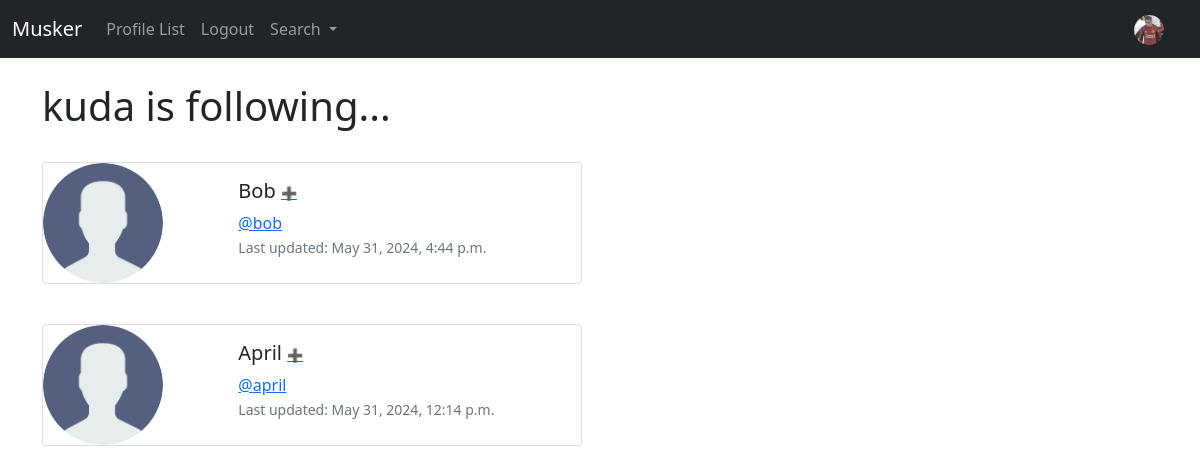
Page /profile/follows/1/ (signed in) on the committed database.
### musker/models.py (models this page shows, shortened)
class Profile(models.Model):
    user = models.OneToOneField(User,on_delete=models.CASCADE)
    follow = models.ManyToManyField("self",related_name='followed_by',symmetrical=False,blank=True)
    date_modified = models.DateTimeField(User,auto_now=True)
    profile_image = models.ImageField(null=True,blank=True,upload_to="images/")
    profile_bio =  models.CharField(null=True,blank=True,max_length=140)
    homepage_link = models.CharField(null=True,blank=True,max_length=140)
    facebook_link = models.CharField(null=True,blank=True,max_length=140)
    instagram_link = models.CharField(null=True,blank=True,max_length=140)

### musker/views.py (the view)
# urls.py: path('profile/follows/<int:pk>/',views.follows,name='follows'),
def follows(request,pk):
    if request.user.is_authenticated:
        if request.user.id == pk:
            profiles = Profile.objects.get(user__id = pk)
            return render(request,'follows.html',{'profiles':profiles})
        else:
            messages.success(request,'That is not your profile page...')
            return redirect('home')
    else:
        messages.success(request,'You must be logged in to view this page..')
        return redirect('home')

### musker/templates/follows.html
{% extends 'base.html'%}
{% load static %}
{%block content%}
<h1>{{request.user.username}} is following...</h1>
<br>
{% if profiles %}
    {%for profile in profiles.follow.all %}
    <div class="card mb-3" style="max-width: 540px;">
        <div class="row g-0">
          <div class="col-md-4">
            {% if profile.profile_image%}
              <img src="{{profile.profile_image.url}}" width="120" height="120" class="img-fluid rounded-circle" alt="profile image">
              {%else%}
              <img src="{%static 'images/user.png'%}" width="120" height="120" class="img-fluid rounded-circle" alt="profile image">
              {%endif%}
          </div>
          <div class="col-md-8">
            <div class="card-body">
              <h5 class="card-title">{{profile.user.username}}
                {% if profile in profile.follow.all %}
                <a href="{%url 'unfollow' profile.user.id %}" class="" style="font-size: 13px;">➖</a>
                {%else%}
                <a href="{%url 'follow' profile.user.id %}" class="" style="font-size: 13px;">➕</a>
                {%endif%}
              </h5>
              <a href="{%url 'profile' profile.user.id %}" class="card-text">@{{profile.user.username | lower}}</a>
              <p class="card-text"><small class="text-body-secondary text-muted">Last updated: {{profile.date_modified}}</small></p>
            </div>
          </div>
        </div>
      </div>
      <br>
    {%endfor%}
{%endif%}
{%endblock%}

### musker/templates/navbar.html (shortened to what this page needs)
{%load static%}
<nav class="navbar navbar-expand-lg navbar-dark bg-dark">
    <div class="container-fluid">
      <a class="navbar-brand" href="{%url 'home' %}">Musker</a>
      <div class="collapse navbar-collapse" id="navbarSupportedContent">
        <ul class="navbar-nav me-auto mb-2 mb-lg-0">
              <li class="nav-item">
                <a class="nav-link" href="{% url 'profile-list'%}">Profile List</a>
              </li>
              {%if user.is_authenticated %}
              <li class="nav-item">
                <a class="nav-link" href="{% url 'logout' %}">Logout</a>
              </li>
              {%endif%}
              <li class="nav-item dropdown">
                <a href="" class="nav-link dropdown-toggle" role="button" data-bs-toggle="dropdown" aria-expanded="false">
                    Search
                </a>
              </li>
        </ul>
        {% if user.is_authenticated %}
         <ul class="navbar-nav ml-auto">
          <li class="nav-link navbar-brand">
            {%if user.profile.profile_image %}
             <a href="{%url 'profile' request.user.id %}">
              <img src="{{user.profile.profile_image.url}}" width="30" height="30" class="rounded-circle" alt="profile image">
             </a>
             {%else%}
             <a href="{%url 'profile' request.user.id%}">
              <img src="{%static 'images/user.png'%}" width="30" height="30" alt="profile image">
             </a>
             {%endif%}
          </li>
         </ul>
        {%endif%}
      </div>
    </div>
  </nav>

### rows in the picture
Profile: user.username "Bob", user.username "bob", date_modified "May 31, 2024, 4:44 p.m."
Profile: user.username "April", user.username "april", date_modified "May 31, 2024, 12:14 p.m."

### other values in the picture
{{ request.user.username }} "kuda"
